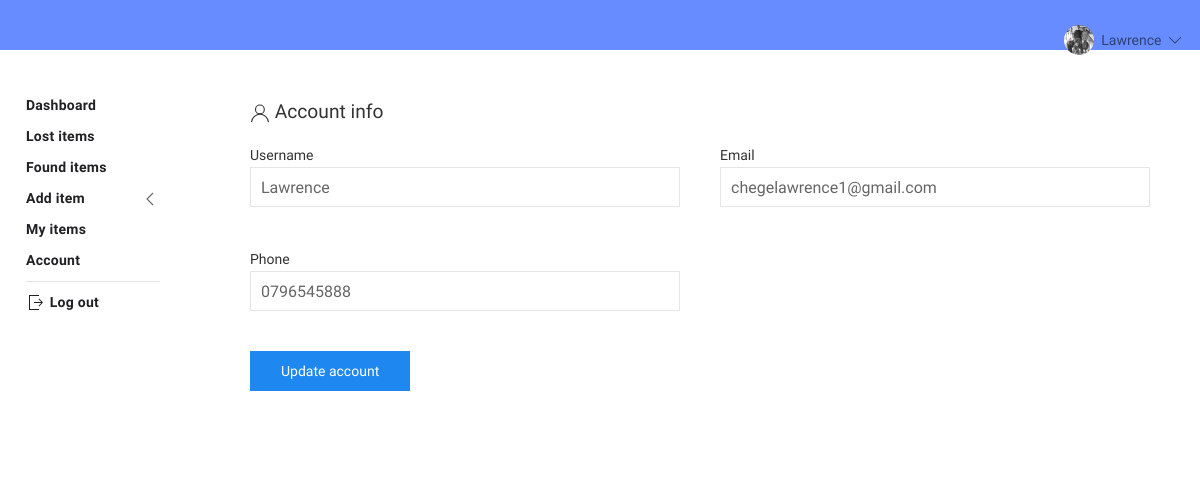
Screenshot of /account/ (signed in) with the database file from the repository.
### lostandfound/models.py (models this page shows, shortened)
class User(db.Model,UserMixin):
	__tablename__ = 'users'
	id = db.Column(db.Integer,primary_key=True)
	username = db.Column(db.String(20),unique=True,nullable=False)
	email = db.Column(db.String(100),unique=True,nullable=False)
	profile_image = db.Column(db.String(20),nullable=False,default='default.jpg')
	phone = db.Column(db.String(10),unique=True,nullable=False)
	password = db.Column(db.String(60),nullable=False)
	lostitems = db.relationship('LostItem',backref='owner',lazy=True)
	founditems = db.relationship('FoundItem',backref='finder',lazy=True)

### lostandfound/users/routes.py (the view)
@users.route("/account/",methods=['GET','POST'])
@login_required
def account():
	form = UpdateAccountForm()
	if form.validate_on_submit():
		form_username = form.username.data
		form_email = form.email.data
		current_user.username = str(form_username).capitalize()
		current_user.email = str(form_email).lower()
		current_user.phone = form.phone.data
		db.session.commit()
		flash(f"Your account has been updated!","success")
		return redirect(url_for("users.account"))
	elif request.method == 'GET':
		form.username.data = current_user.username
		form.email.data = current_user.email
		form.phone.data = current_user.phone
	return render_template("account.html",title='User Account',form=form)

### lostandfound/users/forms.py (shortened to what this page needs)
class UpdateAccountForm(FlaskForm):
	username = StringField('Username',validators=[DataRequired(),Length(min=5,max=20)])
	email = StringField('Email',validators=[DataRequired(),Email()])
	phone = StringField('Phone',validators=[DataRequired(),Length(max=100)])
	submit = SubmitField('Update account')

### lostandfound/models.py (called while the page is built)
@login_manager.user_loader
def load_user(user_id):
	return User.query.get(int(user_id))

### lostandfound/templates/account.html (shortened to what this page needs)
{% extends "layout.html" %}
{% block content %}
    <div class="uk-width-1-1@s">
        <div class="container">
            <div class="uk-width-1-1">
                <h1 style="font-family: 'Google Sans';"><span uk-icon="icon:user"></span>&nbsp;Account info
                </h1>
            </div>
            <form novalidate method="POST" action="" enctype="multipart/form-data" uk-grid>
                <div class="uk-width-1-2@s">
                    <div class="uk-margin">
                        {{ form.username.label(class="uk-form-label") }}
                        {{ form.username(class="uk-input",autocomplete="off") }}
                    </div>
                </div>
                <div class="uk-width-1-2@s">
                    <div class="uk-margin">
                        {{ form.email.label(class="uk-form-label") }}
                        {{ form.email(class="uk-input",autocomplete="off") }}
                    </div>
                </div>
                <div class="uk-width-1-2@s">
                    <div class="uk-margin">
                        {{ form.phone.label(class="uk-form-label") }}
                        {{ form.phone(class="uk-input",autocomplete="off") }}
                    </div>
                </div>
                <div class="uk-width-1-1">
                    <div class="uk-margin">
                      {{ form.submit(class="uk-button uk-button-primary",style="text-transform:none;") }}
                   </div>
                </div>
            </form>
        </div>
    </div>
{% endblock content %}

### lostandfound/templates/layout.html (shortened to what this page needs)
<!DOCTYPE html>
<html>
<head>
	<link rel="stylesheet" type="text/css" href="{{ url_for('static',filename='css/uikit.min.css') }}">
	<link rel='stylesheet' type='text/css' href="{{ url_for('static',filename='css/main.css') }}">
    <link rel='stylesheet' type='text/css' href="{{ url_for('static',filename='css/iziToast.css') }}">
</head>
<body>
    {% if current_user.is_authenticated %}
        <nav class="uk-navbar-container" uk-navbar style="background-color: rgb(102, 140, 255);height: 50px;">
             <div class="uk-navbar-left">
                <a class="uk-navbar-item" href="#offcanvas-slide" uk-toggle>
                </a>
            </div>
            <div class="uk-navbar-right">
                <ul class="uk-navbar-nav">
                    <li>
                        <a style="color: rgba(0,0,0,.54);font-family: 'Google Sans';text-transform: none;" href="#">
                            <img src="{{ url_for('static', filename='profile_pics/' + current_user.profile_image) }}" height="30" width="30" style="border-radius: 50%;">&nbsp;
                           {{ current_user.username }}&nbsp;<span uk-icon="icon:chevron-down"></span></a>
                    </li>
                </ul>
            </div>
        </nav>
        <div class="tm-sidebar-left uk-visible@m" style=" position: fixed;top: 50px;bottom: 0;box-sizing: border-box;width: 200px !important;padding: 40px 40px 60px 26px;overflow: auto;background-color: #fff;">
           <ul class="uk-nav uk-nav-default tm-nav uk-nav-parent-icon" uk-nav>
            <li class="">
                <a href="{{ url_for('users.home') }}" style="letter-spacing: .01785714em;font-weight: 550;color: #202124;">
                    Dashboard
                </a>
            </li>
            <li class="">
                <a href="{{ url_for('items.lost_items') }}" style="letter-spacing: .01785714em;font-weight: 550;color: #202124;">
                  Lost items
                </a>
            </li>
             <li class="">
                <a href="{{ url_for('items.found_items') }}" style="letter-spacing: .01785714em;font-weight: 550;color: #202124;">
                   Found items
                </a>
            </li>
            <li class="uk-parent">
                <a href="#" style="letter-spacing: .01785714em;font-weight: 550;color: #202124;">Add item</a>
            </li>
            <li class="">
                <a href="{{ url_for('users.user_items',username=current_user.username) }}" style="letter-spacing: .01785714em;font-weight: 550;color: #202124;">
                    My items
                </a>
            </li>
            <li class="">
                <a href="{{ url_for('users.account') }}" style="letter-spacing: .01785714em;font-weight: 550;color: #202124;">
                    Account
                </a>
            </li>
            <div class="uk-nav-divider"></div>
            <li class="">
                <a href="{{ url_for('users.logout') }}" style="letter-spacing: .01785714em;font-weight: 550;color: #202124;">
                    <span uk-icon="icon:sign-out"></span>&nbsp;Log out
                </a>
            </li>
           </ul>
        </div>
    {% endif %}
    <div class="tm-main uk-section uk-section-default" style="margin-top: -20px;">
       <div class="uk-container uk-container-small uk-position-relative">
        {% block content %}
        {% endblock content %}
       </div>
    </div>
</body>
</html>

### lostandfound/static/css/main.css (style rules this page uses)
body { font-family: 'Google Sans'; }
h1 { font-size:1.2rem; }

### rows the page displays
User: profile_image (picture), username "Lawrence", email "chegelawrence1@gmail.com", phone "0796545888"
